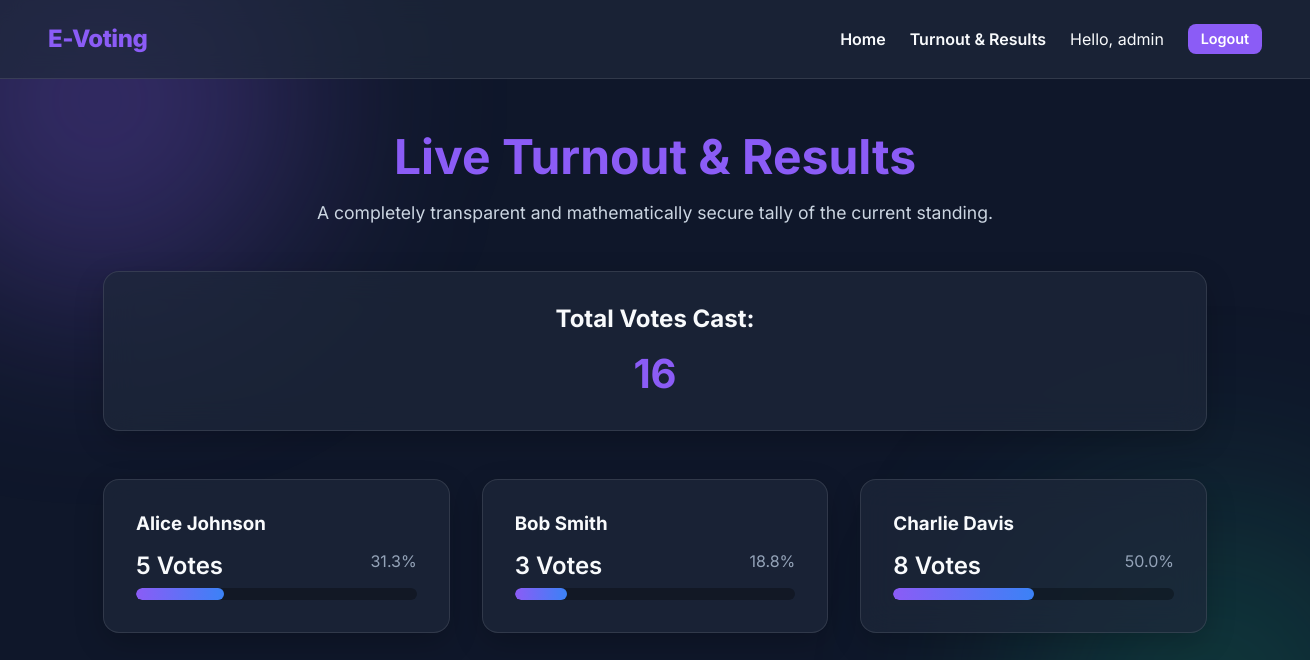
The page /results/ (signed in) on the database its author committed.
### voting/models.py (models this page shows, shortened)
class Candidate(models.Model):
    name = models.CharField(max_length=200)
    platform_description = models.TextField()
    image_url = models.URLField(blank=True, null=True, help_text="URL for the candidate's photo")

### voting/views.py (the view)
# urls.py: path('results/', views.results, name='results'),
def results(request):
    candidates = Candidate.objects.all()
    results_data = []
    total_votes = 0
    for candidate in candidates:
        count = candidate.votes.count()
        total_votes += count
        results_data.append({
            'name': candidate.name,
            'votes': count
        })
    for data in results_data:
        data['percentage'] = (data['votes'] / total_votes * 100) if total_votes > 0 else 0
    return render(request, 'voting/results.html', {
        'results_data': results_data,
        'total_votes': total_votes
    })

### templates/voting/results.html
{% extends 'base.html' %}
{% block content %}
<div style="text-align: center; margin-bottom: 3rem;">
    <h1 style="font-size: 3rem; margin-bottom: 1rem; color: var(--primary);">Live Turnout & Results</h1>
    <p style="font-size: 1.1rem; color: #cbd5e1;">A completely transparent and mathematically secure tally of the current standing.</p>
</div>
<div class="glass-card" style="margin-bottom: 3rem; text-align: center;">
    <h2>Total Votes Cast: <span style="font-size: 2.5rem; color: var(--primary); display: block; margin-top: 1rem;">{{ total_votes }}</span></h2>
</div>
<div class="grid">
    {% for res in results_data %}
        <div class="glass-card">
            <h3 style="margin-bottom: 1rem;">{{ res.name }}</h3>
            <div style="display: flex; justify-content: space-between; margin-bottom: 0.5rem;">
                <span style="font-weight: 600; font-size: 1.5rem;">{{ res.votes }} Votes</span>
                <span style="color: #94a3b8;">{{ res.percentage|floatformat:1 }}%</span>
            </div>
            <div style="width: 100%; height: 12px; background: rgba(0,0,0,0.3); border-radius: 6px; overflow: hidden;">
                <div style="height: 100%; width: {{ res.percentage|floatformat:1 }}%; background: linear-gradient(to right, #8b5cf6, #3b82f6); border-radius: 6px; transition: width 1s ease-out;"></div>
            </div>
        </div>
    {% endfor %}
</div>
{% endblock %}

### templates/base.html (shortened to what this page needs)
{% load static %}
<!DOCTYPE html>
<html lang="en">
<head>
    <link rel="stylesheet" href="{% static 'css/style.css' %}">
</head>
<body>
    <nav>
        <a href="{% url 'home' %}" class="brand">E-Voting</a>
        <div class="nav-links">
            <a href="{% url 'home' %}">Home</a>
            <a href="{% url 'results' %}">Turnout & Results</a>
            {% if user.is_authenticated %}
                <span>Hello, {{ user.username }}</span>
                <form action="{% url 'logout' %}" method="post" style="display:inline;">
                    <button type="submit" class="btn" style="padding: 0.4rem 0.8rem; font-size: 0.9rem;">Logout</button>
                </form>
            {% else %}
                <a href="{% url 'login' %}">Login</a>
                <a href="{% url 'register' %}" class="btn">Register</a>
            {% endif %}
        </div>
    </nav>
    <main>
        {% block content %}{% endblock %}
    </main>
</body>
</html>

### static/css/style.css (style rules this page uses)
:root { --bg-color: #0f172a; --text-color: #f8fafc; --primary: #8b5cf6; --primary-hover: #7c3aed; --danger: #ef4444; --success: #10b981; --glass-bg: rgba(30, 41, 59, 0.7); --glass-border: rgba(255, 255, 255, 0.1); }
* { box-sizing: border-box; margin: 0; padding: 0; font-family: 'Inter', sans-serif; }
body { background-color: var(--bg-color); color: var(--text-color); min-height: 100vh; display: flex; flex-direction: column; position: relative; overflow-x: hidden; }
body::before, body::after { content: ''; position: absolute; width: 400px; height: 400px; border-radius: 50%; filter: blur(100px); z-index: -1; animation: float 10s infinite ease-in-out alternate; }
body::before { background: rgba(139, 92, 246, 0.3); top: -100px; left: -100px; }
body::after { background: rgba(16, 185, 129, 0.2); bottom: -100px; right: -100px; animation-delay: 5s; }
nav { display: flex; justify-content: space-between; padding: 1.5rem 3rem; background: var(--glass-bg); backdrop-filter: blur(12px); -webkit-backdrop-filter: blur(12px); border-bottom: 1px solid var(--glass-border); align-items: center; }
.brand { font-weight: 800; font-size: 1.5rem; color: var(--primary); text-decoration: none; letter-spacing: -0.5px; }
.nav-links { display: flex; gap: 1.5rem; align-items: center; }
.nav-links a { color: var(--text-color); text-decoration: none; font-weight: 600; transition: color 0.3s ease; }
.btn { padding: 0.6rem 1.2rem; border-radius: 8px; border: none; background: var(--primary); color: white; font-weight: 600; cursor: pointer; transition: all 0.3s ease; text-decoration: none; display: inline-block; }
main { flex: 1; padding: 3rem; max-width: 1200px; margin: 0 auto; width: 100%; }
.glass-card { background: var(--glass-bg); backdrop-filter: blur(16px); -webkit-backdrop-filter: blur(16px); border: 1px solid var(--glass-border); border-radius: 16px; padding: 2rem; box-shadow: 0 10px 30px rgba(0, 0, 0, 0.2); transition: transform 0.3s ease, border-color 0.3s ease; }
.grid { display: grid; grid-template-columns: repeat(auto-fill, minmax(300px, 1fr)); gap: 2rem; margin-top: 2rem; }

### rows shown on the page
Candidate: name "Alice Johnson"
Candidate: name "Bob Smith"
Candidate: name "Charlie Davis"

### other values the page prints
{{ user.username }} "admin"
{{ total_votes }} "16"
{{ res.votes }} "5" "3" "8"
{{ res.percentage|floatformat:1 }} "31.3" "18.8" "50.0"
